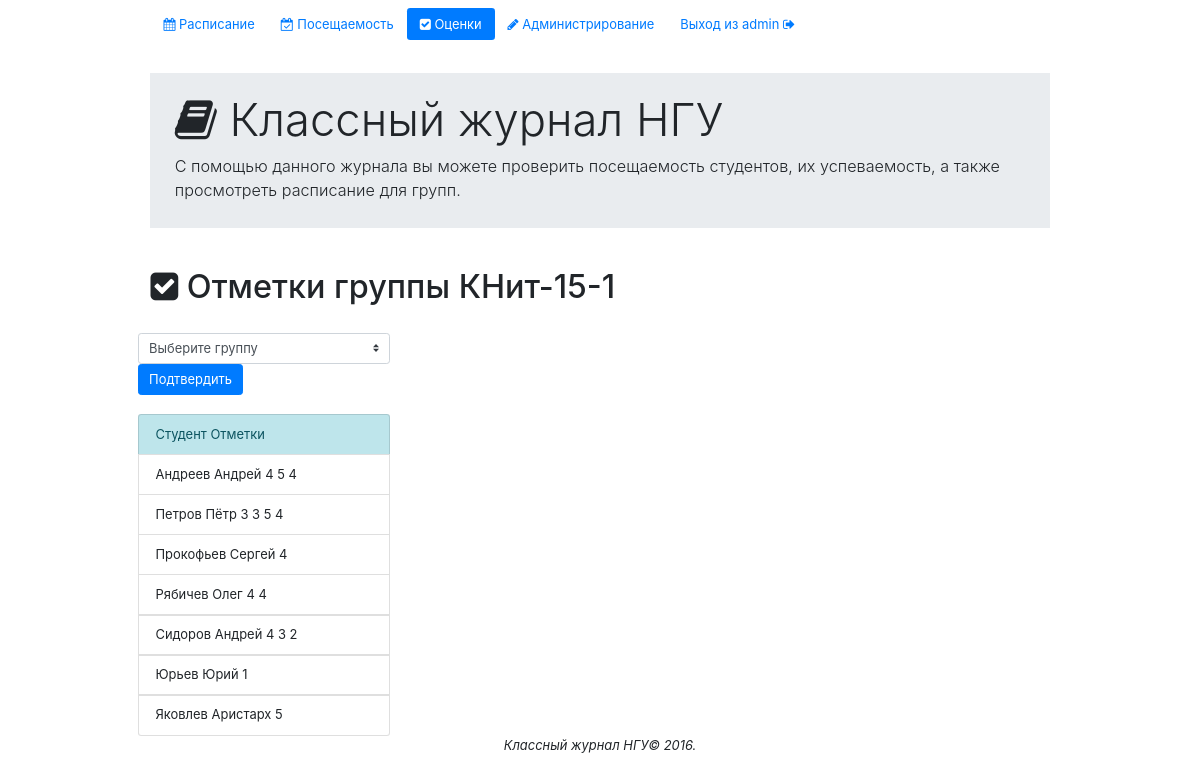
Screenshot of /content/marks.php?group=КНит-15-1 (signed in) with the database file from the repository.
### tables this page shows
CREATE TABLE IF NOT EXISTS `marks` (
  `groupName` text NOT NULL,
  `studentName` text NOT NULL,
  `marks` text NOT NULL
);

### content/marks.php (the view, shortened to what this page needs)
<?php
	include("../connection/connection.php");
	include("../template/header.php");
	if(isset($_REQUEST["group"]))
		$chosenGroup = $_REQUEST["group"];
	else
		$chosenGroup = $_SESSION['logged_user'];
	$q = "SELECT * FROM `marks` WHERE `groupName` = '$chosenGroup' ORDER BY `studentName`";
	$result = mysqli_query($connection,$q);
	$data = mysqli_fetch_array($result)
?>
<div class = "content">
	<h1 class="text-xs-center"><i class="fa fa-check-square" aria-hidden="true"></i> Отметки группы <?php echo $data["groupName"];?></h1>
	<br>
	<div class = "row" >
		<div class = "col-xs-6">
			<?php
				if($_SESSION['logged_user'] == "admin"){
			?>
			<form  class="text-xs-center" action = "marks.php">
				<select  name="group" class="custom-select" >
					<option   selected disabled>Выберите группу</option>';
				</select>
				<input type="submit" class = "btn btn-primary" value = "Подтвердить">
			</form>
			<br>
			<?php
				}
				if(isset($data["groupName"])){
			?>
			<ul class="list-group">
				<li class="list-group-item list-group-item-info">
					Студент
					<span class="float-xs-right ">Отметки</span>
				</li>
				<?php
					do{
						$marks = explode(" ", $data["marks"]);
				?>
				<li class="list-group-item">
					<?php
					  	echo $data["studentName"];
					  	for($i = count($marks)-1; $i >= 0; $i--){
					?>
					<span class="tag  tag-pill float-xs-right
																<?php
																	if($marks[$i] < 3)
																		echo "tag-danger";
																	else if($marks[$i] > 3)
																		echo "tag-success";
																	else
																		echo "tag-warning";
																?> ">
						<?php
							echo $marks[$i];
						?>
					</span>
					<?php
						}
					?>
				</li>
					<?php
					 	}while($data = mysqli_fetch_array($result));
					?>
			</ul>
			<?php
				}else
					echo "<br><p class = 'text-xs-center'>Отметки для выбранной вами группы ещё не выставлены.</p>";
			?>
		</div>
	</div>
</div>
<?php include("../template/footer.php"); ?>

### template/header.php (style rules this page uses)
html { height: 100%; zoom: 90%; }
body { height: 98%; zoom: 90%; }
.content { flex: 1 0 auto; }

### rows the page displays
marks: groupName "КНит-15-1", studentName "Андреев Андрей", marks "4", marks "5"
marks: studentName "Петров Пётр", marks "3", marks "5", marks "4"
marks: studentName "Прокофьев Сергей", marks "4"
marks: studentName "Рябичев Олег", marks "4"
marks: studentName "Сидоров Андрей", marks "4", marks "3", marks "2"
marks: studentName "Юрьев Юрий", marks "1"
marks: studentName "Яковлев Аристарх", marks "5"

### other values shown
$_SESSION['logged_user'] "admin"
